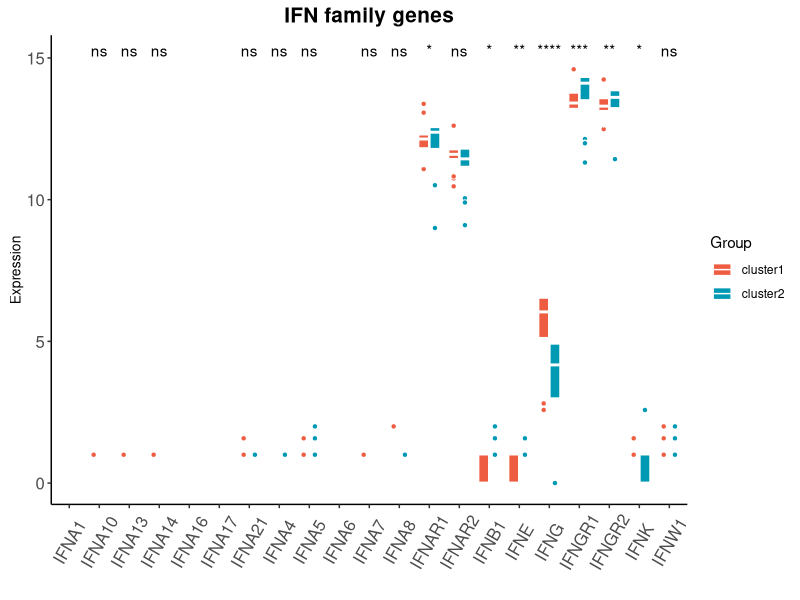
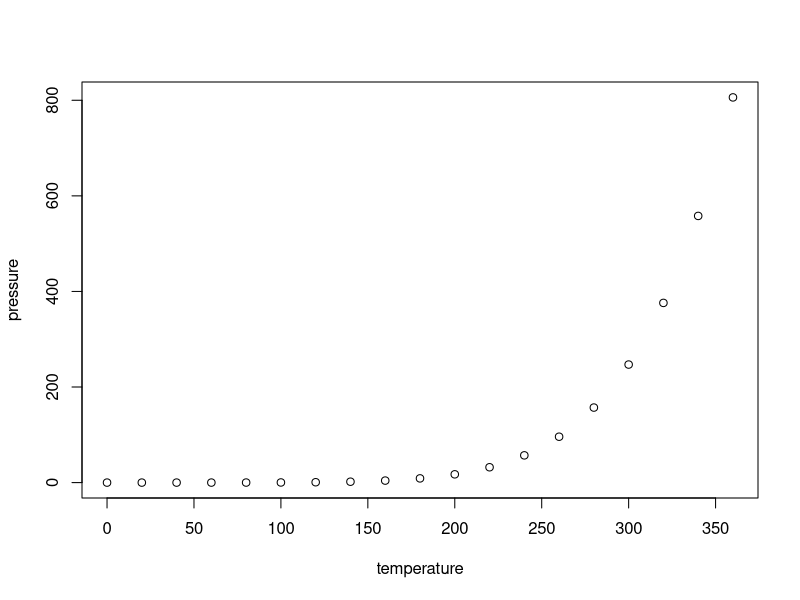

These figures' R source, in order:
## ---- chunk 1
rm(list = ls())
rt=read.table("IFN_gene.txt",sep="\t",header=T,row.names=1,check.names=F)   
rt1=rt[,-1]
rt1=t(rt1)

library(tidyverse)
rt1=as.data.frame(t(rt1))
dat <- rt1 %>% as.data.frame() %>%
  rownames_to_column("Sample") %>% 
  gather(key = Complement_Gene,value = Expression,-Sample)
dat$Group = rt[,1]
library(ggpubr)
ggplot(dat,aes(Complement_Gene,Expression,fill = Group)) + 
  geom_boxplot(outlier.shape = 21,color = "white") + 
  labs(title = "IFN family genes", 
       x="",y = "Expression") +
  theme(legend.position = "top") + theme_classic()  + 
  theme(axis.title.y =  element_text(size = 10,vjust = 0.5,hjust = 0.5))+
  theme(axis.text.x = element_text(size = 12,angle = 45,vjust = 0.5,hjust = 0.5))+
  theme(axis.text.y = element_text(size = 12))+
  theme(plot.title = element_text(hjust = 0.5,size=15,face="bold"))+
  
  theme(axis.text.x = element_text(angle=60,vjust = 0.5))+
  scale_fill_manual(values = c("tomato2","#0099B4FF"))+ stat_compare_means(aes(group = Group,label = ..p.signif..),method = "wilcox.test")

## ---- chunk 2
summary(cars)
## ---- chunk 3
plot(pressure)
